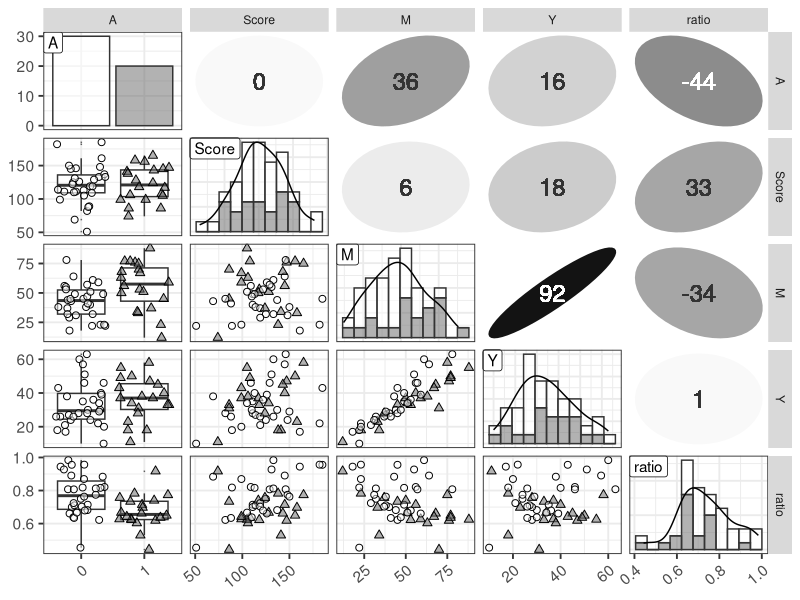

Write R code to recreate this figure.
library(ggplot2)
library(GGally)

set.seed(1)
d <- read.csv(file='input/data-attendance-2.txt')[,-1]
d <- transform(d, ratio=Y/M)
d$A <- as.factor(d$A)
N_col <- ncol(d)
ggp <- ggpairs(d, upper='blank', diag='blank', lower='blank')

for (i in 1:N_col) {
  x <- d[,i]
  p <- ggplot(data.frame(x, A=d$A), aes(x)) +
    theme_bw(base_size=14) +
    theme(axis.text.x=element_text(angle=40, vjust=1, hjust=1))
  if (class(x) == 'factor') {
    p <- p + geom_bar(aes(fill=A), color='grey20')
  } else {
    bw <- (max(x)-min(x))/10
    p <- p + geom_histogram(aes(fill=A), color='grey20', binwidth=bw) +
      geom_line(eval(bquote(aes(y=after_stat(count)*.(bw)))), stat='density')
  }
  p <- p + geom_label(data=data.frame(x=-Inf, y=Inf, label=colnames(d)[i]), aes(x=x, y=y, label=label), hjust=0, vjust=1) +
    scale_fill_manual(values=alpha(c('white', 'grey40'), 0.5))
  ggp <- putPlot(ggp, p, i, i)
}

zcolat <- seq(-1, 1, length=81)
zcolre <- c(zcolat[1:40]+1, rev(zcolat[41:81]))

for (i in 1:(N_col-1)) {
  for (j in (i+1):N_col) {
    x <- as.numeric(d[,i])
    y <- as.numeric(d[,j])
    r <- cor(x, y, method='spearman', use='pairwise.complete.obs')
    zcol <- lattice::level.colors(r, at=zcolat, col.regions=grey(zcolre))
    textcol <- ifelse(abs(r) < 0.4, 'grey20', 'white')
    ell <- ellipse::ellipse(r, level=0.95, type='l', npoints=50, scale=c(.2, .2), centre=c(.5, .5))
    p <- ggplot(data.frame(ell), aes(x=x, y=y)) + theme_bw() + theme(
      plot.background=element_blank(),
      panel.grid.major=element_blank(), panel.grid.minor=element_blank(),
      panel.border=element_blank(), axis.ticks=element_blank()) +
      geom_polygon(fill=zcol, color=zcol) +
      geom_text(data=NULL, x=.5, y=.5, label=100*round(r, 2), size=6, col=textcol)
    ggp <- putPlot(ggp, p, i, j)
  }
}

for (j in 1:(N_col-1)) {
  for (i in (j+1):N_col) {
    x <- d[,j]
    y <- d[,i]
    p <- ggplot(data.frame(x, y, gr=d$A), aes(x=x, y=y, fill=gr, shape=gr)) +
      theme_bw(base_size=14) +
      theme(axis.text.x=element_text(angle=40, vjust=1, hjust=1))
    if (class(x) == 'factor') {
      p <- p + geom_boxplot(aes(group=x), alpha=3/6, outlier.size=0, fill='white') +
        geom_point(position=position_jitter(w=0.4, h=0), size=2)
    } else {
      p <- p + geom_point(size=2)
    }
    p <- p + scale_shape_manual(values=c(21, 24)) +
      scale_fill_manual(values=alpha(c('white', 'grey40'), 0.5))
    ggp <- putPlot(ggp, p, i, j)
  }
}

png(file='output/fig5-6.png', w=2000, h=2000, res=300)
print(ggp, left=0.3, bottom=0.3)
dev.off()
